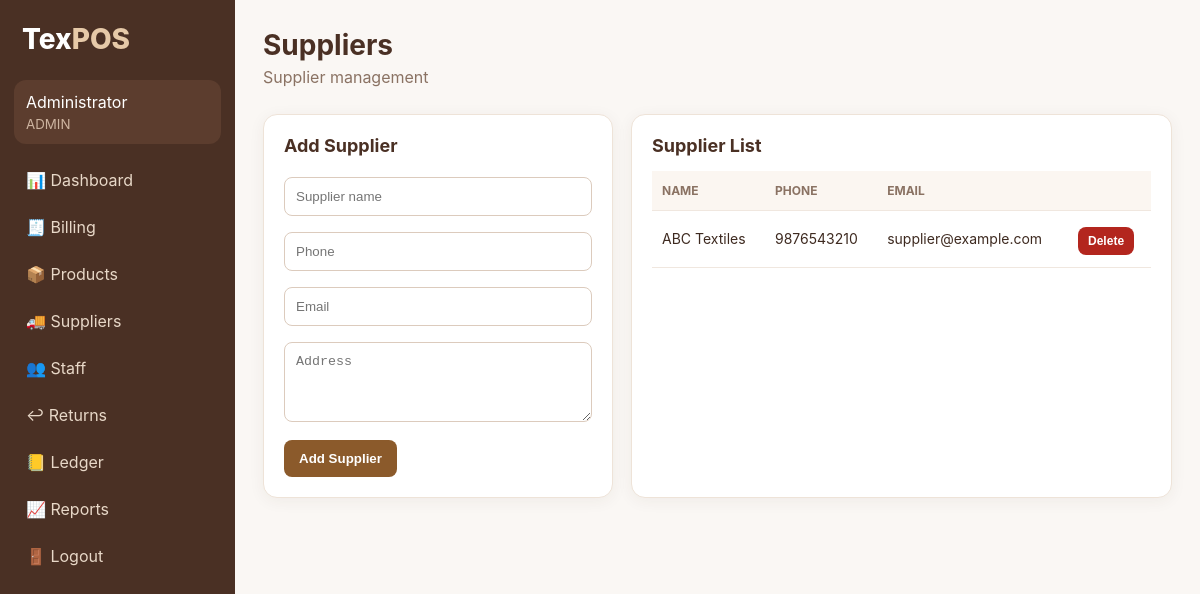
Screenshot of /suppliers (signed in) with the database file from the repository.
### tables this page shows
CREATE TABLE suppliers(
      id INTEGER PRIMARY KEY AUTOINCREMENT, name TEXT NOT NULL, phone TEXT, email TEXT, address TEXT);

### app.py (the view)
@app.route('/suppliers', methods=['GET','POST'])
@login_required('admin')
def suppliers():
    c=db()
    if request.method=='POST':
        d=request.form; c.execute('INSERT INTO suppliers(name,phone,email,address) VALUES(?,?,?,?)',(d['name'],d.get('phone'),d.get('email'),d.get('address'))); c.commit(); flash('Supplier added','success')
    rows=c.execute('SELECT * FROM suppliers ORDER BY id DESC').fetchall(); c.close(); return render_template('suppliers.html',suppliers=rows)

### app.py (called while the page is built)
def db():
    c = sqlite3.connect(DB)
    c.row_factory = sqlite3.Row
    c.execute('PRAGMA foreign_keys=ON')
    return c

def login_required(role=None):
    def deco(fn):
        from functools import wraps
        @wraps(fn)
        def wrapper(*a,**kw):
            if 'user_id' not in session: return redirect(url_for('login'))
            if role and session.get('role') != role: return redirect(url_for('dashboard'))
            return fn(*a,**kw)
        return wrapper
    return deco

@app.context_processor
def inject():
    return {'current_user': session.get('name'), 'role': session.get('role')}

### templates/suppliers.html
{% extends 'base.html' %}{% block content %}<div class="top"><div><h1>Suppliers</h1><p>Supplier management</p></div></div><div class="grid2"><form class="panel" method="post"><h2>Add Supplier</h2><input name="name" placeholder="Supplier name" required><input name="phone" placeholder="Phone"><input name="email" placeholder="Email"><textarea name="address" placeholder="Address"></textarea><button>Add Supplier</button></form><section class="panel"><h2>Supplier List</h2><table><tr><th>Name</th><th>Phone</th><th>Email</th><th></th></tr>{% for s in suppliers %}<tr><td>{{s.name}}</td><td>{{s.phone}}</td><td>{{s.email}}</td><td><form method="post" action="{{url_for('supplier_delete',id=s.id)}}"><button class="danger small">Delete</button></form></td></tr>{% endfor %}</table></section></div>{% endblock %}

### static/style.css (style rules this page uses)
* { box-sizing:border-box }
body { margin:0;font-family:Inter,Arial,sans-serif;background:#faf7f4;color:#3e2a20 }
.top { display:flex;justify-content:space-between;align-items:center;gap:15px;margin-bottom:22px }
.top h1 { margin:0;font-size:28px;color:#4a3024 }
.top p { color:#8a7263;margin:5px 0 }
.btn,button { background:#8b5a2b;color:white;border:0;border-radius:8px;padding:11px 15px;cursor:pointer;font-weight:600 }
.card,.panel { background:#fff;border:1px solid #eee3d8;border-radius:14px;padding:20px;box-shadow:0 3px 16px rgba(74,48,36,.06) }
.grid2 { display:grid;grid-template-columns:350px 1fr;gap:18px }
.panel h2 { margin-top:0;font-size:18px;color:#4a3024 }
.panel input,.panel select,.panel textarea,.totals input,.totals select,.login-card input { width:100%;padding:11px;border:1px solid #dccbbd;border-radius:8px;margin:6px 0 10px;background:#fff;color:#3e2a20 }
.panel textarea { min-height:80px }
.panel button { margin-top:4px }
table { width:100%;border-collapse:collapse }
th,td { text-align:left;padding:12px 10px;border-bottom:1px solid #f0e7df;font-size:14px }
th { color:#8a7263;font-size:12px;text-transform:uppercase;background:#fbf6f1 }
.danger { background:#b3261e }
.small { padding:7px 10px;font-size:12px }

### rows the page displays
suppliers: name "ABC Textiles", phone "9876543210", email "supplier@example.com"

### other values shown
{{ current_user }} "Administrator"
{{ role|upper }} "ADMIN"
